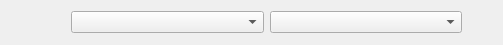
<?xml version="1.0" encoding="UTF-8"?>
<ui version="4.0">
 <class>BibleForm</class>
 <widget class="QWidget" name="BibleForm">
  <property name="geometry">
   <rect>
    <x>0</x>
    <y>0</y>
    <width>503</width>
    <height>292</height>
   </rect>
  </property>
  <property name="sizePolicy">
   <sizepolicy hsizetype="Expanding" vsizetype="Expanding">
    <horstretch>0</horstretch>
    <verstretch>0</verstretch>
   </sizepolicy>
  </property>
  <property name="windowTitle">
   <string/>
  </property>
  <layout class="QVBoxLayout" name="verticalLayout">
   <property name="sizeConstraint">
    <enum>QLayout::SetMaximumSize</enum>
   </property>
   <item>
    <layout class="QHBoxLayout" name="horizontalLayout">
     <item>
      <widget class="QToolButton" name="toolButton_backward">
       <property name="text">
        <string/>
       </property>
       <property name="icon">
        <iconset resource="../../../icons.qrc">
         <normaloff>:/icons/16x16/go-previous.png</normaloff>:/icons/16x16/go-previous.png</iconset>
       </property>
       <property name="toolButtonStyle">
        <enum>Qt::ToolButtonIconOnly</enum>
       </property>
       <property name="autoRaise">
        <bool>true</bool>
       </property>
      </widget>
     </item>
     <item>
      <widget class="QToolButton" name="toolButton_forward">
       <property name="text">
        <string/>
       </property>
       <property name="icon">
        <iconset resource="../../../icons.qrc">
         <normaloff>:/icons/16x16/go-next.png</normaloff>:/icons/16x16/go-next.png</iconset>
       </property>
       <property name="autoRaise">
        <bool>true</bool>
       </property>
      </widget>
     </item>
     <item>
      <widget class="QComboBox" name="comboBox_books"/>
     </item>
     <item>
      <widget class="QComboBox" name="comboBox_chapters"/>
     </item>
     <item>
      <widget class="QToolButton" name="toolButton_bibleList">
       <property name="text">
        <string/>
       </property>
       <property name="icon">
        <iconset resource="../../../icons.qrc">
         <normaloff>:/icons/16x16/view-form-table.png</normaloff>:/icons/16x16/view-form-table.png</iconset>
       </property>
       <property name="autoRaise">
        <bool>true</bool>
       </property>
      </widget>
     </item>
    </layout>
   </item>
  </layout>
 </widget>
 <resources>
  <include location="../../../icons.qrc"/>
 </resources>
 <connections/>
</ui>
